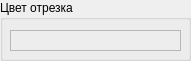
    <widget class="QGroupBox" name="groupBox_2">
     <property name="geometry">
      <rect>
       <x>20</x>
       <y>0</y>
       <width>191</width>
       <height>61</height>
      </rect>
     </property>
     <property name="title">
      <string>Цвет отрезка</string>
     </property>
     <widget class="QScrollArea" name="scrollArea">
      <property name="geometry">
       <rect>
        <x>20</x>
        <y>30</y>
        <width>161</width>
        <height>21</height>
       </rect>
      </property>
      <property name="styleSheet">
       <string notr="true">border-color: rgb(250, 250, 250);
gridline-color: rgb(223, 223, 223);</string>
      </property>
      <property name="widgetResizable">
       <bool>true</bool>
      </property>
      <widget class="QWidget" name="scrollAreaWidgetContents">
       <property name="geometry">
        <rect>
         <x>0</x>
         <y>0</y>
         <width>159</width>
         <height>19</height>
        </rect>
       </property>
      </widget>
     </widget>
     <widget class="QListWidget" name="listWidget">
      <property name="geometry">
       <rect>
        <x>10</x>
        <y>30</y>
        <width>171</width>
        <height>21</height>
       </rect>
      </property>
      <property name="palette">
       <palette>
        <active>
         <colorrole role="WindowText">
          <brush brushstyle="SolidPattern">
           <color alpha="255">
            <red>0</red>
            <green>0</green>
            <blue>0</blue>
           </color>
          </brush>
         </colorrole>
         <colorrole role="Button">
          <brush brushstyle="SolidPattern">
           <color alpha="255">
            <red>237</red>
            <green>237</green>
            <blue>237</blue>
           </color>
          </brush>
         </colorrole>
         <colorrole role="Light">
          <brush brushstyle="SolidPattern">
           <color alpha="255">
            <red>91</red>
            <green>91</green>
            <blue>91</blue>
           </color>
          </brush>
         </colorrole>
         <colorrole role="Midlight">
          <brush brushstyle="SolidPattern">
           <color alpha="255">
            <red>227</red>
            <green>227</green>
            <blue>227</blue>
           </color>
          </brush>
         </colorrole>
         <colorrole role="Dark">
          <brush brushstyle="SolidPattern">
           <color alpha="255">
            <red>160</red>
            <green>160</green>
            <blue>160</blue>
           </color>
          </brush>
         </colorrole>
         <colorrole role="Mid">
          <brush brushstyle="SolidPattern">
           <color alpha="255">
            <red>160</red>
            <green>160</green>
            <blue>160</blue>
           </color>
          </brush>
         </colorrole>
         <colorrole role="Text">
          <brush brushstyle="SolidPattern">
           <color alpha="255">
            <red>0</red>
            <green>0</green>
            <blue>0</blue>
           </color>
          </brush>
         </colorrole>
         <colorrole role="BrightText">
          <brush brushstyle="SolidPattern">
           <color alpha="255">
            <red>255</red>
            <green>255</green>
            <blue>255</blue>
           </color>
          </brush>
         </colorrole>
         <colorrole role="ButtonText">
          <brush brushstyle="SolidPattern">
           <color alpha="255">
            <red>0</red>
            <green>0</green>
            <blue>0</blue>
           </color>
          </brush>
         </colorrole>
         <colorrole role="Base">
          <brush brushstyle="SolidPattern">
           <color alpha="255">
            <red>237</red>
            <green>237</green>
            <blue>237</blue>
           </color>
          </brush>
         </colorrole>
         <colorrole role="Window">
          <brush brushstyle="SolidPattern">
           <color alpha="255">
            <red>237</red>
            <green>237</green>
            <blue>237</blue>
           </color>
          </brush>
         </colorrole>
         <colorrole role="Shadow">
          <brush brushstyle="SolidPattern">
           <color alpha="255">
            <red>105</red>
            <green>105</green>
            <blue>105</blue>
           </color>
          </brush>
         </colorrole>
         <colorrole role="Highlight">
          <brush brushstyle="SolidPattern">
           <color alpha="255">
            <red>233</red>
            <green>124</green>
            <blue>255</blue>
           </color>
          </brush>
         </colorrole>
         <colorrole role="HighlightedText">
          <brush brushstyle="SolidPattern">
           <color alpha="255">
            <red>255</red>
            <green>190</green>
            <blue>204</blue>
           </color>
          </brush>
         </colorrole>
         <colorrole role="Link">
          <brush brushstyle="SolidPattern">
           <color alpha="255">
            <red>0</red>
            <green>0</green>
            <blue>255</blue>
           </color>
          </brush>
         </colorrole>
         <colorrole role="LinkVisited">
          <brush brushstyle="SolidPattern">
           <color alpha="255">
            <red>255</red>
            <green>0</green>
            <blue>255</blue>
           </color>
          </brush>
         </colorrole>
         <colorrole role="AlternateBase">
          <brush brushstyle="SolidPattern">
           <color alpha="255">
            <red>233</red>
            <green>231</green>
            <blue>227</blue>
           </color>
          </brush>
         </colorrole>
         <colorrole role="NoRole">
          <brush brushstyle="SolidPattern">
           <color alpha="255">
            <red>0</red>
            <green>0</green>
            <blue>0</blue>
           </color>
          </brush>
         </colorrole>
         <colorrole role="ToolTipBase">
          <brush brushstyle="SolidPattern">
           <color alpha="255">
            <red>255</red>
            <green>255</green>
            <blue>220</blue>
           </color>
          </brush>
         </colorrole>
         <colorrole role="ToolTipText">
          <brush brushstyle="SolidPattern">
           <color alpha="255">
            <red>0</red>
            <green>0</green>
            <blue>0</blue>
           </color>
          </brush>
         </colorrole>
         <colorrole role="PlaceholderText">
          <brush brushstyle="SolidPattern">
           <color alpha="128">
            <red>0</red>
            <green>0</green>
            <blue>0</blue>
           </color>
          </brush>
         </colorrole>
        </active>
        <inactive>
         <colorrole role="WindowText">
          <brush brushstyle="SolidPattern">
           <color alpha="255">
            <red>0</red>
            <green>0</green>
            <blue>0</blue>
           </color>
          </brush>
         </colorrole>
         <colorrole role="Button">
          <brush brushstyle="SolidPattern">
           <color alpha="255">
            <red>237</red>
            <green>237</green>
            <blue>237</blue>
           </color>
          </brush>
         </colorrole>
         <colorrole role="Light">
          <brush brushstyle="SolidPattern">
           <color alpha="255">
            <red>255</red>
            <green>255</green>
            <blue>255</blue>
           </color>
          </brush>
         </colorrole>
         <colorrole role="Midlight">
          <brush brushstyle="SolidPattern">
           <color alpha="255">
            <red>227</red>
            <green>227</green>
            <blue>227</blue>
           </color>
          </brush>
         </colorrole>
         <colorrole role="Dark">
          <brush brushstyle="SolidPattern">
           <color alpha="255">
            <red>160</red>
            <green>160</green>
            <blue>160</blue>
           </color>
          </brush>
         </colorrole>
         <colorrole role="Mid">
          <brush brushstyle="SolidPattern">
           <color alpha="255">
            <red>160</red>
            <green>160</green>
            <blue>160</blue>
           </color>
          </brush>
         </colorrole>
         <colorrole role="Text">
          <brush brushstyle="SolidPattern">
           <color alpha="255">
            <red>0</red>
            <green>0</green>
            <blue>0</blue>
           </color>
          </brush>
         </colorrole>
         <colorrole role="BrightText">
          <brush brushstyle="SolidPattern">
           <color alpha="255">
            <red>255</red>
            <green>255</green>
            <blue>255</blue>
           </color>
          </brush>
         </colorrole>
         <colorrole role="ButtonText">
          <brush brushstyle="SolidPattern">
           <color alpha="255">
            <red>0</red>
            <green>0</green>
            <blue>0</blue>
           </color>
          </brush>
         </colorrole>
         <colorrole role="Base">
          <brush brushstyle="SolidPattern">
           <color alpha="255">
            <red>237</red>
            <green>237</green>
            <blue>237</blue>
           </color>
          </brush>
         </colorrole>
         <colorrole role="Window">
          <brush brushstyle="SolidPattern">
           <color alpha="255">
            <red>237</red>
            <green>237</green>
            <blue>237</blue>
           </color>
          </brush>
         </colorrole>
         <colorrole role="Shadow">
          <brush brushstyle="SolidPattern">
           <color alpha="255">
            <red>105</red>
            <green>105</green>
            <blue>105</blue>
           </color>
          </brush>
         </colorrole>
         <colorrole role="Highlight">
          <brush brushstyle="SolidPattern">
           <color alpha="255">
            <red>233</red>
            <green>124</green>
            <blue>255</blue>
           </color>
          </brush>
         </colorrole>
         <colorrole role="HighlightedText">
          <brush brushstyle="SolidPattern">
           <color alpha="255">
            <red>255</red>
            <green>190</green>
            <blue>204</blue>
           </color>
          </brush>
         </colorrole>
         <colorrole role="Link">
          <brush brushstyle="SolidPattern">
           <color alpha="255">
            <red>0</red>
            <green>0</green>
            <blue>255</blue>
           </color>
          </brush>
         </colorrole>
         <colorrole role="LinkVisited">
          <brush brushstyle="SolidPattern">
           <color alpha="255">
            <red>255</red>
            <green>0</green>
            <blue>255</blue>
           </color>
          </brush>
         </colorrole>
         <colorrole role="AlternateBase">
          <brush brushstyle="SolidPattern">
           <color alpha="255">
            <red>233</red>
            <green>231</green>
            <blue>227</blue>
           </color>
          </brush>
         </colorrole>
         <colorrole role="NoRole">
          <brush brushstyle="NoBrush">
           <color alpha="255">
            <red>0</red>
            <green>0</green>
            <blue>0</blue>
           </color>
          </brush>
         </colorrole>
         <colorrole role="ToolTipBase">
          <brush brushstyle="SolidPattern">
           <color alpha="255">
            <red>255</red>
            <green>255</green>
            <blue>220</blue>
           </color>
          </brush>
         </colorrole>
         <colorrole role="ToolTipText">
          <brush brushstyle="SolidPattern">
           <color alpha="255">
            <red>0</red>
            <green>0</green>
            <blue>0</blue>
           </color>
          </brush>
         </colorrole>
         <colorrole role="PlaceholderText">
          <brush brushstyle="SolidPattern">
           <color alpha="128">
            <red>0</red>
            <green>0</green>
            <blue>0</blue>
           </color>
          </brush>
         </colorrole>
        </inactive>
        <disabled>
         <colorrole role="WindowText">
          <brush brushstyle="SolidPattern">
           <color alpha="255">
            <red>120</red>
            <green>120</green>
            <blue>120</blue>
           </color>
          </brush>
         </colorrole>
         <colorrole role="Button">
          <brush brushstyle="SolidPattern">
           <color alpha="255">
            <red>237</red>
            <green>237</green>
            <blue>237</blue>
           </color>
          </brush>
         </colorrole>
         <colorrole role="Light">
          <brush brushstyle="SolidPattern">
           <color alpha="255">
            <red>91</red>
            <green>91</green>
            <blue>91</blue>
           </color>
          </brush>
         </colorrole>
         <colorrole role="Midlight">
          <brush brushstyle="SolidPattern">
           <color alpha="255">
            <red>247</red>
            <green>247</green>
            <blue>247</blue>
           </color>
          </brush>
         </colorrole>
         <colorrole role="Dark">
          <brush brushstyle="SolidPattern">
           <color alpha="255">
            <red>160</red>
            <green>160</green>
            <blue>160</blue>
           </color>
          </brush>
         </colorrole>
         <colorrole role="Mid">
          <brush brushstyle="SolidPattern">
           <color alpha="255">
            <red>160</red>
            <green>160</green>
            <blue>160</blue>
           </color>
          </brush>
         </colorrole>
         <colorrole role="Text">
          <brush brushstyle="SolidPattern">
           <color alpha="255">
            <red>120</red>
            <green>120</green>
            <blue>120</blue>
           </color>
          </brush>
         </colorrole>
         <colorrole role="BrightText">
          <brush brushstyle="SolidPattern">
           <color alpha="255">
            <red>255</red>
            <green>255</green>
            <blue>255</blue>
           </color>
          </brush>
         </colorrole>
         <colorrole role="ButtonText">
          <brush brushstyle="SolidPattern">
           <color alpha="255">
            <red>120</red>
            <green>120</green>
            <blue>120</blue>
           </color>
          </brush>
         </colorrole>
         <colorrole role="Base">
          <brush brushstyle="SolidPattern">
           <color alpha="255">
            <red>237</red>
            <green>237</green>
            <blue>237</blue>
           </color>
          </brush>
         </colorrole>
         <colorrole role="Window">
          <brush brushstyle="SolidPattern">
           <color alpha="255">
            <red>237</red>
            <green>237</green>
            <blue>237</blue>
           </color>
          </brush>
         </colorrole>
         <colorrole role="Shadow">
          <brush brushstyle="SolidPattern">
           <color alpha="255">
            <red>0</red>
            <green>0</green>
            <blue>0</blue>
           </color>
          </brush>
         </colorrole>
         <colorrole role="Highlight">
          <brush brushstyle="SolidPattern">
           <color alpha="255">
            <red>233</red>
            <green>124</green>
            <blue>255</blue>
           </color>
          </brush>
         </colorrole>
         <colorrole role="HighlightedText">
          <brush brushstyle="SolidPattern">
           <color alpha="255">
            <red>255</red>
            <green>190</green>
            <blue>204</blue>
           </color>
          </brush>
         </colorrole>
         <colorrole role="Link">
          <brush brushstyle="SolidPattern">
           <color alpha="255">
            <red>0</red>
            <green>0</green>
            <blue>255</blue>
           </color>
          </brush>
         </colorrole>
         <colorrole role="LinkVisited">
          <brush brushstyle="SolidPattern">
           <color alpha="255">
            <red>255</red>
            <green>0</green>
            <blue>255</blue>
           </color>
          </brush>
         </colorrole>
         <colorrole role="AlternateBase">
          <brush brushstyle="SolidPattern">
           <color alpha="255">
            <red>247</red>
            <green>247</green>
            <blue>247</blue>
           </color>
          </brush>
         </colorrole>
         <colorrole role="NoRole">
          <brush brushstyle="NoBrush">
           <color alpha="255">
            <red>0</red>
            <green>0</green>
            <blue>0</blue>
           </color>
          </brush>
         </colorrole>
         <colorrole role="ToolTipBase">
          <brush brushstyle="SolidPattern">
           <color alpha="255">
            <red>255</red>
            <green>255</green>
            <blue>220</blue>
           </color>
          </brush>
         </colorrole>
         <colorrole role="ToolTipText">
          <brush brushstyle="SolidPattern">
           <color alpha="255">
            <red>0</red>
            <green>0</green>
            <blue>0</blue>
           </color>
          </brush>
         </colorrole>
         <colorrole role="PlaceholderText">
          <brush brushstyle="SolidPattern">
           <color alpha="128">
            <red>0</red>
            <green>0</green>
            <blue>0</blue>
           </color>
          </brush>
         </colorrole>
        </disabled>
       </palette>
      </property>
      <property name="styleSheet">
       <string notr="true">background-color: rgb(237, 237, 237);
selection-color: rgb(255, 190, 204);
selection-background-color: rgb(233, 124, 255);</string>
      </property>
     </widget>
    </widget>
